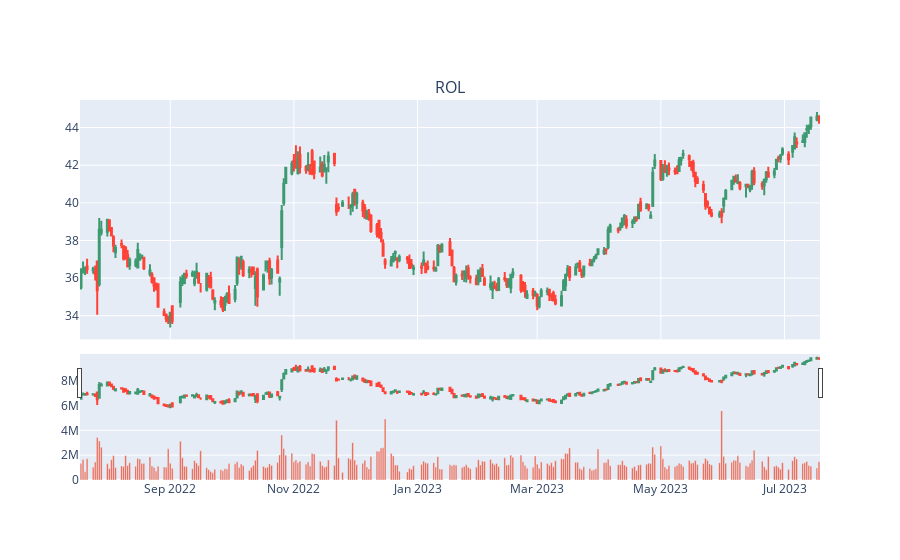

Notebook source saved alongside this figure:
### Code cell
fig = make_subplots(rows=2,
                    cols=1,
                    shared_xaxes=True,
                    vertical_spacing=0.1,
                    subplot_titles=('ROL', 'Volume'),
                    row_width=[0.3, 0.7])
# candlestick
fig.add_trace(
    go.Candlestick(
        x=df_ROL.index,
        open=df_ROL.Open,
        high=df_ROL.High,
        low=df_ROL.Low,
        close=df_ROL.Close,
        showlegend=False),
    row=1,
    col=1
)

# volume
fig.add_trace(
    go.Bar(x=df_ROL.index,
           y=df_ROL.Volume,
           showlegend=False
          ),row=2,
    col=1
)


plotly.offline.iplot(fig, filename='jupyter-parametric_plot')

### Figure 1 — Plotly figure (JSON) as saved in the notebook; plotly's stock layout.template omitted (floating-point values rounded to 4 significant figures; data arrays with more than 128 entries replaced by an {"elided": "..."} marker saying what was removed)
{"data": [{"close": {"elided": "251 float values"}, "high": {"elided": "251 float values"}, "low": {"elided": "251 float values"}, "open": {"elided": "251 float values"}, "showlegend": false, "type": "candlestick", "x": {"elided": "251 str values"}, "xaxis": "x", "yaxis": "y"}, {"showlegend": false, "type": "bar", "x": {"elided": "251 str values"}, "xaxis": "x2", "y": {"elided": "251 int values"}, "yaxis": "y2"}], "layout": {"annotations": [{"font": {"size": 16}, "showarrow": false, "text": "ROL", "x": 0.5, "xanchor": "center", "xref": "paper", "y": 1, "yanchor": "bottom", "yref": "paper"}, {"font": {"size": 16}, "showarrow": false, "text": "Volume", "x": 0.5, "xanchor": "center", "xref": "paper", "y": 0.27, "yanchor": "bottom", "yref": "paper"}], "xaxis": {"anchor": "y", "domain": [0, 1], "matches": "x2", "showticklabels": false}, "xaxis2": {"anchor": "y2", "domain": [0, 1]}, "yaxis": {"anchor": "x", "domain": [0.37, 1]}, "yaxis2": {"anchor": "x2", "domain": [0, 0.27]}}}
